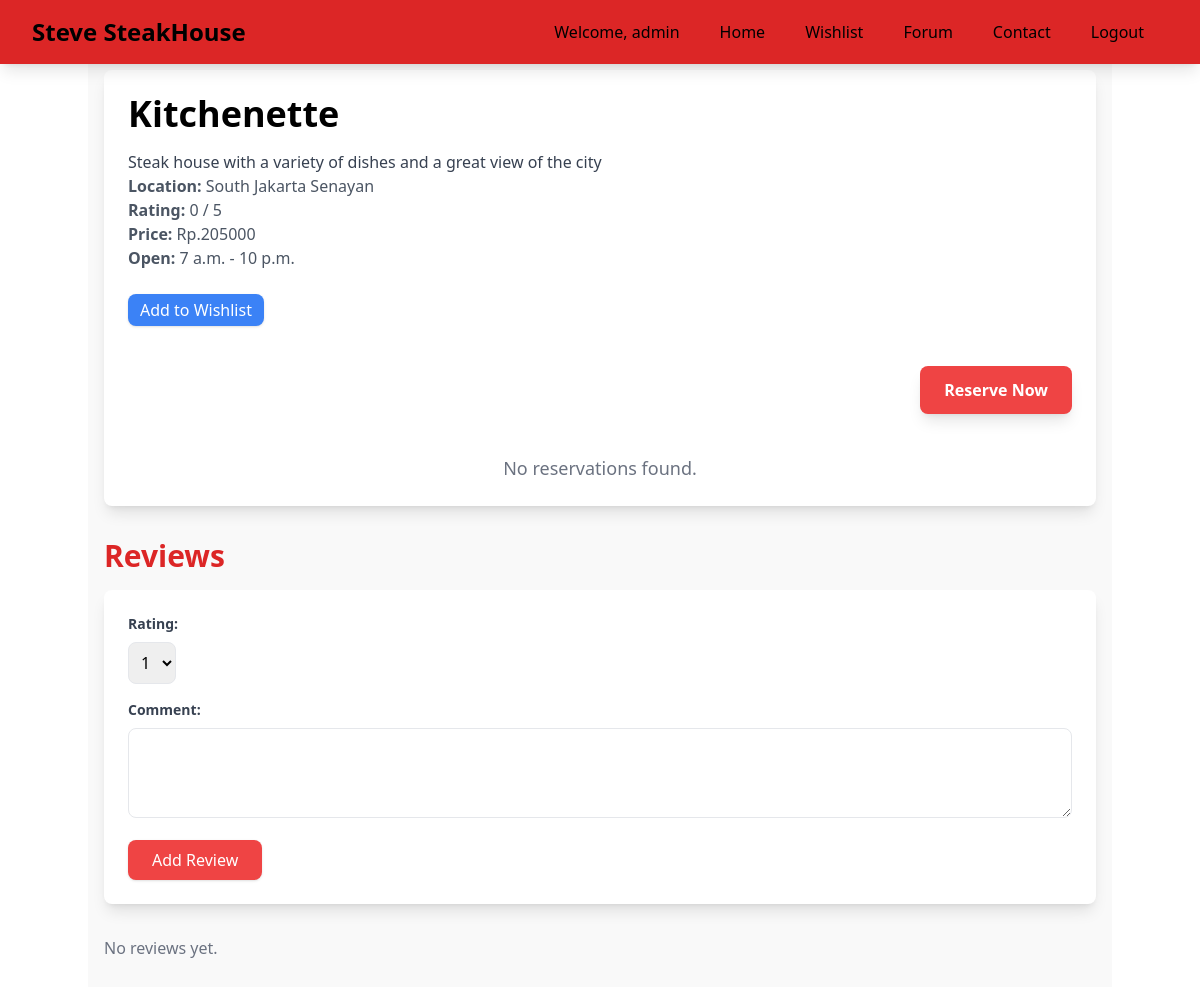
/steakhouse/2/ (signed in), run on the app's committed database.
### resto/models.py (models this page shows, shortened)
class Restaurant(models.Model):
    id = models.IntegerField(primary_key=True)
    name = models.CharField(max_length=100)
    price = models.IntegerField(validators=[MinValueValidator(1)])
    location = models.CharField(max_length=100)
    special_menu = models.CharField(max_length=100)
    rating = models.PositiveIntegerField(
        validators=[MinValueValidator(1), MaxValueValidator(5)], default = 0
    )
    description = models.TextField(default= "Steak house with a variety of dishes and a great view of the city")
    opening_time = models.TimeField(default="07:00:00")
    closing_time = models.TimeField(default = "22:00:00")

### main/views.py (the view)
# urls.py: path('steakhouse/<int:pk>/', steakhouse_page, name='steakhouse_page'),
@login_required(login_url='authentication:user_login')
def steakhouse_page(request, pk):
    steakhouse = get_object_or_404(Restaurant, id=pk)
    reviews = Review.objects.filter(restaurant=steakhouse)
    reservations = Reservation.objects.filter(user=request.user, restaurant=steakhouse)
    user_has_reviewed = False
    if request.user.is_authenticated:
        user_has_reviewed = Review.objects.filter(restaurant=steakhouse, user=request.user).exists()
    context = {
        'steakhouse': steakhouse,
        'reviews': reviews,
        'reservations': reservations,
        'user_has_reviewed': user_has_reviewed,
    }
    return render(request, 'main/steakhouse_page.html', context)

### main/templates/main/steakhouse_page.html (shortened to what this page needs)
{% extends 'base.html' %}  {% block content %} {% include 'navbar.html' %}
<div
  class="container mx-auto px-4 py-8"
  style="padding-top: 70px; background-color: #f9f9f9"
>
  <div class="mb-8 p-6 bg-white shadow-lg rounded-lg">
    <h1 class="text-4xl font-bold mb-4">{{ steakhouse.name }}</h1>
    <p class="text-gray-700">{{ steakhouse.description }}</p>
    <p class="text-gray-600">
      <strong>Location:</strong> {{ steakhouse.location }}
    </p>
    <p class="text-gray-600">
      <strong>Rating:</strong> {{ steakhouse.rating }} / 5
    </p>
    <p class="text-gray-600">
      <strong>Price:</strong> Rp.{{ steakhouse.price }}
    </p>
    <p class="text-gray-600">
      <strong>Open:</strong> {{ steakhouse.opening_time }} - {{ steakhouse.closing_time }}
    </p>
    <br />
    <div>
      {% if user.is_authenticated %}
      <button
        onclick="openWishlistModal({{ steakhouse.id }})"
        class="bg-blue-500 text-white px-3 py-1 rounded-lg shadow hover:bg-blue-600 transition"
      >
        Add to Wishlist
      </button>
      {% endif %}
    </div>
    <div class="mt-4 flex justify-end items-start">
      {% if user.is_authenticated %}
      <form
        action="{% url 'reservation:make_reservation' steakhouse.id %}"
        method="POST"
        class="space-y-6"
      >
        <button
          type="submit"
          class="bg-red-500 text-white font-semibold py-3 px-6 rounded-lg hover:bg-red-600 transition-all duration-300 shadow-lg focus:ring-4 focus:ring-red-300"
        >
          Reserve Now
        </button>
      </form>
      {% endif %}
    </div>
    {% if not reservations %}
    <p class="text-center text-lg text-gray-500 mt-10">
      No reservations found.
    </p>
    {% endif %}
  </div>
  <div class="mt-8">
    <h2 class="text-3xl font-bold mb-4 text-red-600">Reviews</h2>
    {% if user.is_authenticated %} {% if not user_has_reviewed %}
    <form
      action="{% url 'resto_rating:add_review' steakhouse.id %}"
      method="POST"
      class="mb-8 p-6 bg-white shadow-lg rounded-lg"
    >
      <div class="mb-4">
        <label class="block text-gray-700 text-sm font-bold mb-2"
          >Rating:</label
        >
        <select name="rating" class="form-select border rounded-lg p-2">
          <option value="1">1</option>
        </select>
      </div>
      <div class="mb-4">
        <label class="block text-gray-700 text-sm font-bold mb-2"
          >Comment:</label
        >
        <textarea
          name="comment"
          class="form-textarea w-full border rounded-lg p-2"
          rows="3"
        ></textarea>
      </div>
      <button
        type="submit"
        class="bg-red-500 text-white px-6 py-2 rounded-lg shadow hover:bg-red-600 transition"
      >
        Add Review
      </button>
    </form>
    {% endif %} {% endif %}
    {% for review in reviews %}
    <div class="bg-white shadow-lg rounded-lg p-4 mb-4">
      <div class="flex justify-between items-center mb-2">
        <div>
          <span class="font-bold text-lg">{{ review.user.username }}</span>
          <span class="ml-2 text-yellow-500">
            {% for i in "12345" %} {% if i|add:0 <= review.rating %} ★ {% else
            %} ☆ {% endif %} {% endfor %}
          </span>
          <span class="text-gray-500"> ({{ review.rating }}/5)</span>
        </div>
        <div class="text-gray-500 text-sm">
          {{ review.created_at|date:"M d, Y" }}
        </div>
      </div>
      <p class="text-gray-700">{{ review.comment }}</p>
      {% if user == review.user or user.is_superuser %}
      <div class="mt-4 flex justify-end space-x-2">
        <button
          onclick="openEditModal({{ review.id }}, '{{ review.comment|escapejs }}', {{ review.rating }})"
          class="bg-red-500 text-white px-3 py-1 rounded-lg shadow hover:bg-red-600 transition"
        >
          Edit
        </button>
        <button
          onclick="openDeleteModal({{ review.id }})"
          class="bg-red-500 text-white px-3 py-1 rounded-lg shadow hover:bg-red-600 transition"
        >
          Delete
        </button>
      </div>
      {% endif %}
    </div>
    {% empty %}
    <p class="text-gray-500">No reviews yet.</p>
    {% endfor %}
  </div>
  {% endblock %}

### templates/navbar.html (shortened to what this page needs)
<nav class="bg-red-600 shadow-lg fixed top-0 left-0 z-40 w-screen">
  <div class="max-w-7xl md-10 mx-auto px-4 sm:px-6 lg:px-8">
    <div class="flex items-center justify-between h-16">
      <div class="flex items-center">
        <h1 class="text-xl sm:text-2xl font-bold text-krem">Steve SteakHouse</h1>
      </div>
      <div class="hidden md:flex items-center">
        <span class="text-krem py-2 px-4 mr-2">Welcome, {{user}}</span>
        <a href="{% url 'main:main_page' %}" class="hover:bg-red-700 text-krem py-2 px-4 transition rounded duration-300 mr-2">
          Home
        </a>
        <a href="{% url 'wishlist:view_wishlists' %}" class="hover:bg-red-700 text-krem py-2 px-4 transition rounded duration-300 mr-2">
          Wishlist
        </a>
        <a href="{% url 'forum_diskusi:forum_index' %}" class="hover:bg-red-700 text-krem py-2 px-4 transition rounded duration-300 mr-2">
          Forum
        </a>
        <a href="/about" class="hover:bg-red-700 text-krem py-2 px-4 transition rounded duration-300 mr-2">
          Contact
        </a>
        <a href="{% url 'authentication:user_logout' %}" class="hover:bg-red-700 text-krem py-2 px-4 transition rounded duration-300 mr-2">
          Logout
        </a>
      </div>
    </div>
  </div>
</nav>

### static/css/global.css (style rules this page uses)
button { background-color: #e3342f; border: none; color: white; font-size: 1rem; font-weight: bold; padding: 12px 16px; border-radius: 5px; cursor: pointer; transition: background-color 0.3s ease, box-shadow 0.3s ease; }

### data on the page
Restaurant: name "Kitchenette", description "Steak house with a variety of dishes and a great view of the city", location "South Jakarta Senayan", rating "0", price "205000", opening_time "7 a.m.", closing_time "10 p.m."

### other printed values
{{ user }} "admin"
